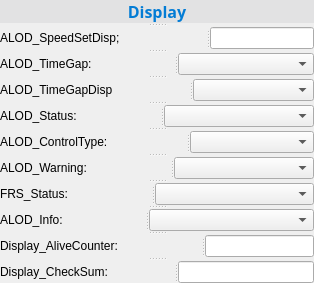
       <widget class="QSplitter" name="splitter_223">
        <property name="orientation">
         <enum>Qt::Vertical</enum>
        </property>
        <widget class="QLabel" name="label_210">
         <property name="font">
          <font>
           <family>Microsoft YaHei</family>
           <pointsize>12</pointsize>
          </font>
         </property>
         <property name="styleSheet">
          <string notr="true">color:rgb(3, 124, 213);
background-color: rgb(226, 226, 227);</string>
         </property>
         <property name="frameShape">
          <enum>QFrame::Box</enum>
         </property>
         <property name="frameShadow">
          <enum>QFrame::Plain</enum>
         </property>
         <property name="lineWidth">
          <number>0</number>
         </property>
         <property name="text">
          <string>&lt;html&gt;&lt;head/&gt;&lt;body&gt;&lt;p&gt;&lt;span style=&quot; font-weight:600;&quot;&gt;Display&lt;/span&gt;&lt;/p&gt;&lt;/body&gt;&lt;/html&gt;</string>
         </property>
         <property name="alignment">
          <set>Qt::AlignCenter</set>
         </property>
        </widget>
        <widget class="QSplitter" name="splitter_224">
         <property name="styleSheet">
          <string notr="true">font: 9pt &quot;Microsoft YaHei&quot;;</string>
         </property>
         <property name="orientation">
          <enum>Qt::Horizontal</enum>
         </property>
         <widget class="QLabel" name="label_211">
          <property name="styleSheet">
           <string notr="true">font: 9pt &quot;Microsoft YaHei&quot;;</string>
          </property>
          <property name="text">
           <string>ALOD_SpeedSetDisp;                          </string>
          </property>
         </widget>
         <widget class="QLineEdit" name="lineEdit_76">
          <property name="styleSheet">
           <string notr="true">font: 9pt &quot;Microsoft YaHei&quot;;</string>
          </property>
          <property name="text">
           <string/>
          </property>
          <property name="alignment">
           <set>Qt::AlignRight|Qt::AlignTrailing|Qt::AlignVCenter</set>
          </property>
         </widget>
        </widget>
        <widget class="QSplitter" name="splitter_225">
         <property name="orientation">
          <enum>Qt::Horizontal</enum>
         </property>
         <widget class="QLabel" name="label_212">
          <property name="sizePolicy">
           <sizepolicy hsizetype="Fixed" vsizetype="Fixed">
            <horstretch>0</horstretch>
            <verstretch>0</verstretch>
           </sizepolicy>
          </property>
          <property name="styleSheet">
           <string notr="true">font: 9pt &quot;Microsoft YaHei&quot;;</string>
          </property>
          <property name="text">
           <string>ALOD_TimeGap:</string>
          </property>
         </widget>
         <widget class="QComboBox" name="comboBox_Display_ALOD_TimeGap_">
          <property name="sizePolicy">
           <sizepolicy hsizetype="Preferred" vsizetype="Fixed">
            <horstretch>0</horstretch>
            <verstretch>0</verstretch>
           </sizepolicy>
          </property>
          <property name="styleSheet">
           <string notr="true">font: 9pt &quot;Microsoft YaHei&quot;;</string>
          </property>
         </widget>
        </widget>
        <widget class="QSplitter" name="splitter_226">
         <property name="orientation">
          <enum>Qt::Horizontal</enum>
         </property>
         <widget class="QLabel" name="label_213">
          <property name="sizePolicy">
           <sizepolicy hsizetype="Fixed" vsizetype="Fixed">
            <horstretch>0</horstretch>
            <verstretch>0</verstretch>
           </sizepolicy>
          </property>
          <property name="styleSheet">
           <string notr="true">font: 9pt &quot;Microsoft YaHei&quot;;</string>
          </property>
          <property name="text">
           <string>ALOD_TimeGapDisp</string>
          </property>
         </widget>
         <widget class="QComboBox" name="comboBox_Display_ALOD_TimeGapDisp_">
          <property name="sizePolicy">
           <sizepolicy hsizetype="Preferred" vsizetype="Fixed">
            <horstretch>0</horstretch>
            <verstretch>0</verstretch>
           </sizepolicy>
          </property>
          <property name="styleSheet">
           <string notr="true">font: 9pt &quot;Microsoft YaHei&quot;;</string>
          </property>
         </widget>
        </widget>
        <widget class="QSplitter" name="splitter_227">
         <property name="orientation">
          <enum>Qt::Horizontal</enum>
         </property>
         <widget class="QLabel" name="label_214">
          <property name="sizePolicy">
           <sizepolicy hsizetype="Fixed" vsizetype="Fixed">
            <horstretch>0</horstretch>
            <verstretch>0</verstretch>
           </sizepolicy>
          </property>
          <property name="styleSheet">
           <string notr="true">font: 9pt &quot;Microsoft YaHei&quot;;</string>
          </property>
          <property name="text">
           <string>ALOD_Status:</string>
          </property>
         </widget>
         <widget class="QComboBox" name="comboBox_Display_ALOD_Status_">
          <property name="sizePolicy">
           <sizepolicy hsizetype="Preferred" vsizetype="Fixed">
            <horstretch>0</horstretch>
            <verstretch>0</verstretch>
           </sizepolicy>
          </property>
          <property name="styleSheet">
           <string notr="true">font: 9pt &quot;Microsoft YaHei&quot;;</string>
          </property>
         </widget>
        </widget>
        <widget class="QSplitter" name="splitter_228">
         <property name="orientation">
          <enum>Qt::Horizontal</enum>
         </property>
         <widget class="QLabel" name="label_215">
          <property name="sizePolicy">
           <sizepolicy hsizetype="Fixed" vsizetype="Fixed">
            <horstretch>0</horstretch>
            <verstretch>0</verstretch>
           </sizepolicy>
          </property>
          <property name="styleSheet">
           <string notr="true">font: 9pt &quot;Microsoft YaHei&quot;;</string>
          </property>
          <property name="text">
           <string>ALOD_ControlType:</string>
          </property>
         </widget>
         <widget class="QComboBox" name="comboBox_Display_ALOD_ControlType_">
          <property name="sizePolicy">
           <sizepolicy hsizetype="Preferred" vsizetype="Fixed">
            <horstretch>0</horstretch>
            <verstretch>0</verstretch>
           </sizepolicy>
          </property>
          <property name="styleSheet">
           <string notr="true">font: 9pt &quot;Microsoft YaHei&quot;;</string>
          </property>
         </widget>
        </widget>
        <widget class="QSplitter" name="splitter_229">
         <property name="orientation">
          <enum>Qt::Horizontal</enum>
         </property>
         <widget class="QLabel" name="label_216">
          <property name="sizePolicy">
           <sizepolicy hsizetype="Fixed" vsizetype="Fixed">
            <horstretch>0</horstretch>
            <verstretch>0</verstretch>
           </sizepolicy>
          </property>
          <property name="styleSheet">
           <string notr="true">font: 9pt &quot;Microsoft YaHei&quot;;</string>
          </property>
          <property name="text">
           <string>ALOD_Warning:</string>
          </property>
         </widget>
         <widget class="QComboBox" name="comboBox_Display_ALOD_Warning_">
          <property name="sizePolicy">
           <sizepolicy hsizetype="Preferred" vsizetype="Fixed">
            <horstretch>0</horstretch>
            <verstretch>0</verstretch>
           </sizepolicy>
          </property>
          <property name="styleSheet">
           <string notr="true">font: 9pt &quot;Microsoft YaHei&quot;;</string>
          </property>
         </widget>
        </widget>
        <widget class="QSplitter" name="splitter_230">
         <property name="orientation">
          <enum>Qt::Horizontal</enum>
         </property>
         <widget class="QLabel" name="label_217">
          <property name="sizePolicy">
           <sizepolicy hsizetype="Fixed" vsizetype="Fixed">
            <horstretch>0</horstretch>
            <verstretch>0</verstretch>
           </sizepolicy>
          </property>
          <property name="styleSheet">
           <string notr="true">font: 9pt &quot;Microsoft YaHei&quot;;</string>
          </property>
          <property name="text">
           <string>FRS_Status:</string>
          </property>
         </widget>
         <widget class="QComboBox" name="comboBox_Display_FRS_Status_">
          <property name="sizePolicy">
           <sizepolicy hsizetype="Preferred" vsizetype="Fixed">
            <horstretch>0</horstretch>
            <verstretch>0</verstretch>
           </sizepolicy>
          </property>
          <property name="styleSheet">
           <string notr="true">font: 9pt &quot;Microsoft YaHei&quot;;</string>
          </property>
         </widget>
        </widget>
        <widget class="QSplitter" name="splitter_231">
         <property name="orientation">
          <enum>Qt::Horizontal</enum>
         </property>
         <widget class="QLabel" name="label_218">
          <property name="sizePolicy">
           <sizepolicy hsizetype="Fixed" vsizetype="Fixed">
            <horstretch>0</horstretch>
            <verstretch>0</verstretch>
           </sizepolicy>
          </property>
          <property name="styleSheet">
           <string notr="true">font: 9pt &quot;Microsoft YaHei&quot;;</string>
          </property>
          <property name="text">
           <string>ALOD_Info:</string>
          </property>
         </widget>
         <widget class="QComboBox" name="comboBox_Display_ALOD_Info_">
          <property name="sizePolicy">
           <sizepolicy hsizetype="Preferred" vsizetype="Fixed">
            <horstretch>0</horstretch>
            <verstretch>0</verstretch>
           </sizepolicy>
          </property>
          <property name="styleSheet">
           <string notr="true">font: 9pt &quot;Microsoft YaHei&quot;;</string>
          </property>
         </widget>
        </widget>
        <widget class="QSplitter" name="splitter_232">
         <property name="styleSheet">
          <string notr="true">font: 9pt &quot;Microsoft YaHei&quot;;</string>
         </property>
         <property name="orientation">
          <enum>Qt::Horizontal</enum>
         </property>
         <widget class="QLabel" name="label_219">
          <property name="styleSheet">
           <string notr="true">font: 9pt &quot;Microsoft YaHei&quot;;</string>
          </property>
          <property name="text">
           <string>Display_AliveCounter:                        </string>
          </property>
         </widget>
         <widget class="QLineEdit" name="lineEdit_77">
          <property name="styleSheet">
           <string notr="true">font: 9pt &quot;Microsoft YaHei&quot;;</string>
          </property>
          <property name="text">
           <string/>
          </property>
          <property name="alignment">
           <set>Qt::AlignRight|Qt::AlignTrailing|Qt::AlignVCenter</set>
          </property>
         </widget>
        </widget>
        <widget class="QSplitter" name="splitter_233">
         <property name="styleSheet">
          <string notr="true">font: 9pt &quot;Microsoft YaHei&quot;;</string>
         </property>
         <property name="orientation">
          <enum>Qt::Horizontal</enum>
         </property>
         <widget class="QLabel" name="label_220">
          <property name="styleSheet">
           <string notr="true">font: 9pt &quot;Microsoft YaHei&quot;;</string>
          </property>
          <property name="text">
           <string>Display_CheckSum:         </string>
          </property>
         </widget>
         <widget class="QLineEdit" name="lineEdit_78">
          <property name="styleSheet">
           <string notr="true">font: 9pt &quot;Microsoft YaHei&quot;;</string>
          </property>
          <property name="text">
           <string/>
          </property>
          <property name="alignment">
           <set>Qt::AlignRight|Qt::AlignTrailing|Qt::AlignVCenter</set>
          </property>
         </widget>
        </widget>
       </widget>
